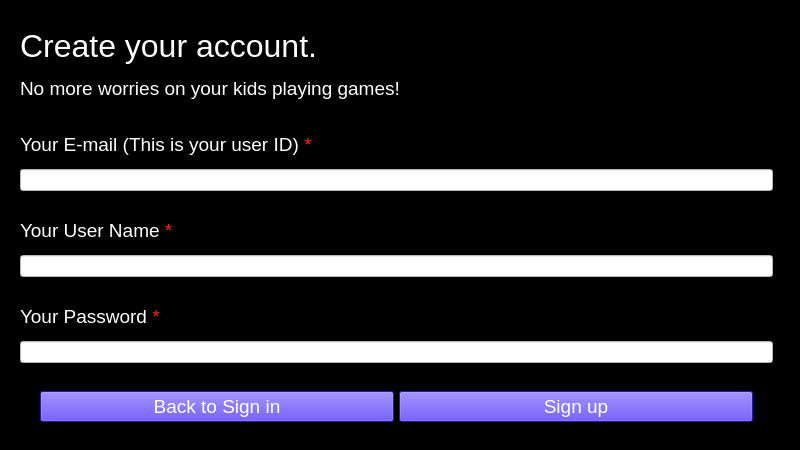
<?xml version="1.0" encoding="UTF-8"?>
<ui version="4.0">
 <class>Signup_Window</class>
 <widget class="QMainWindow" name="Signup_Window">
  <property name="geometry">
   <rect>
    <x>0</x>
    <y>0</y>
    <width>800</width>
    <height>450</height>
   </rect>
  </property>
  <property name="minimumSize">
   <size>
    <width>800</width>
    <height>450</height>
   </size>
  </property>
  <property name="maximumSize">
   <size>
    <width>800</width>
    <height>450</height>
   </size>
  </property>
  <property name="windowTitle">
   <string>FamiOwl Sign Up</string>
  </property>
  <property name="styleSheet">
   <string notr="true">background-color: black;
color: white;</string>
  </property>
  <widget class="QWidget" name="centralwidget">
   <layout class="QHBoxLayout" name="horizontalLayout_2">
    <property name="spacing">
     <number>20</number>
    </property>
    <property name="leftMargin">
     <number>20</number>
    </property>
    <property name="topMargin">
     <number>0</number>
    </property>
    <property name="rightMargin">
     <number>0</number>
    </property>
    <property name="bottomMargin">
     <number>0</number>
    </property>
    <item>
     <layout class="QVBoxLayout" name="signup_info_layout">
      <property name="spacing">
       <number>5</number>
      </property>
      <property name="topMargin">
       <number>20</number>
      </property>
      <property name="bottomMargin">
       <number>20</number>
      </property>
      <item>
       <widget class="QLabel" name="signup_title_label">
        <property name="sizePolicy">
         <sizepolicy hsizetype="Maximum" vsizetype="Maximum">
          <horstretch>0</horstretch>
          <verstretch>0</verstretch>
         </sizepolicy>
        </property>
        <property name="font">
         <font>
          <pointsize>24</pointsize>
         </font>
        </property>
        <property name="styleSheet">
         <string notr="true">color: white;</string>
        </property>
        <property name="text">
         <string>Create your account.</string>
        </property>
       </widget>
      </item>
      <item>
       <widget class="QLabel" name="signup_info_label">
        <property name="sizePolicy">
         <sizepolicy hsizetype="Maximum" vsizetype="Maximum">
          <horstretch>0</horstretch>
          <verstretch>0</verstretch>
         </sizepolicy>
        </property>
        <property name="font">
         <font>
          <pointsize>14</pointsize>
         </font>
        </property>
        <property name="styleSheet">
         <string notr="true">color: white;</string>
        </property>
        <property name="text">
         <string>No more worries on your kids playing games!</string>
        </property>
       </widget>
      </item>
      <item>
       <spacer name="verticalSpacer">
        <property name="orientation">
         <enum>Qt::Vertical</enum>
        </property>
        <property name="sizeType">
         <enum>QSizePolicy::Fixed</enum>
        </property>
        <property name="sizeHint" stdset="0">
         <size>
          <width>20</width>
          <height>20</height>
         </size>
        </property>
       </spacer>
      </item>
      <item>
       <widget class="QLabel" name="signup_email_label">
        <property name="sizePolicy">
         <sizepolicy hsizetype="Maximum" vsizetype="Maximum">
          <horstretch>0</horstretch>
          <verstretch>0</verstretch>
         </sizepolicy>
        </property>
        <property name="font">
         <font>
          <pointsize>14</pointsize>
         </font>
        </property>
        <property name="text">
         <string>&lt;html&gt;&lt;head/&gt;&lt;body&gt;&lt;p&gt;&lt;span style=&quot; color:#ffffff;&quot;&gt;Your E-mail (This is your user ID) &lt;/span&gt;&lt;span style=&quot; color:#ff2600;&quot;&gt;*&lt;/span&gt;&lt;/p&gt;&lt;/body&gt;&lt;/html&gt;</string>
        </property>
       </widget>
      </item>
      <item>
       <widget class="QLineEdit" name="signup_email_line">
        <property name="styleSheet">
         <string notr="true">background-color: white;</string>
        </property>
       </widget>
      </item>
      <item>
       <spacer name="verticalSpacer_2">
        <property name="orientation">
         <enum>Qt::Vertical</enum>
        </property>
        <property name="sizeType">
         <enum>QSizePolicy::Fixed</enum>
        </property>
        <property name="sizeHint" stdset="0">
         <size>
          <width>20</width>
          <height>15</height>
         </size>
        </property>
       </spacer>
      </item>
      <item>
       <widget class="QLabel" name="signup_username_edit">
        <property name="sizePolicy">
         <sizepolicy hsizetype="Maximum" vsizetype="Maximum">
          <horstretch>0</horstretch>
          <verstretch>0</verstretch>
         </sizepolicy>
        </property>
        <property name="font">
         <font>
          <pointsize>14</pointsize>
         </font>
        </property>
        <property name="text">
         <string>&lt;html&gt;&lt;head/&gt;&lt;body&gt;&lt;p&gt;&lt;span style=&quot; color:#ffffff;&quot;&gt;Your User Name &lt;/span&gt;&lt;span style=&quot; color:#ff2600;&quot;&gt;*&lt;/span&gt;&lt;/p&gt;&lt;/body&gt;&lt;/html&gt;</string>
        </property>
       </widget>
      </item>
      <item>
       <widget class="QLineEdit" name="signup_username_line">
        <property name="styleSheet">
         <string notr="true">background-color: white;</string>
        </property>
       </widget>
      </item>
      <item>
       <spacer name="verticalSpacer_3">
        <property name="orientation">
         <enum>Qt::Vertical</enum>
        </property>
        <property name="sizeType">
         <enum>QSizePolicy::Fixed</enum>
        </property>
        <property name="sizeHint" stdset="0">
         <size>
          <width>20</width>
          <height>15</height>
         </size>
        </property>
       </spacer>
      </item>
      <item>
       <widget class="QLabel" name="signup_pwd_label">
        <property name="sizePolicy">
         <sizepolicy hsizetype="Maximum" vsizetype="Maximum">
          <horstretch>0</horstretch>
          <verstretch>0</verstretch>
         </sizepolicy>
        </property>
        <property name="font">
         <font>
          <pointsize>14</pointsize>
         </font>
        </property>
        <property name="text">
         <string>&lt;html&gt;&lt;head/&gt;&lt;body&gt;&lt;p&gt;&lt;span style=&quot; color:#ffffff;&quot;&gt;Your Password &lt;/span&gt;&lt;span style=&quot; color:#ff2600;&quot;&gt;*&lt;/span&gt;&lt;/p&gt;&lt;/body&gt;&lt;/html&gt;</string>
        </property>
       </widget>
      </item>
      <item>
       <widget class="QLineEdit" name="signup_pwd_line">
        <property name="styleSheet">
         <string notr="true">background-color: white;</string>
        </property>
       </widget>
      </item>
      <item>
       <spacer name="verticalSpacer_4">
        <property name="orientation">
         <enum>Qt::Vertical</enum>
        </property>
        <property name="sizeType">
         <enum>QSizePolicy::Fixed</enum>
        </property>
        <property name="sizeHint" stdset="0">
         <size>
          <width>20</width>
          <height>15</height>
         </size>
        </property>
       </spacer>
      </item>
      <item>
       <layout class="QHBoxLayout" name="signup_button_layout">
        <item>
         <spacer name="horizontalSpacer_2">
          <property name="orientation">
           <enum>Qt::Horizontal</enum>
          </property>
          <property name="sizeType">
           <enum>QSizePolicy::Fixed</enum>
          </property>
          <property name="sizeHint" stdset="0">
           <size>
            <width>20</width>
            <height>0</height>
           </size>
          </property>
         </spacer>
        </item>
        <item>
         <widget class="QPushButton" name="signup_back_button">
          <property name="font">
           <font>
            <pointsize>14</pointsize>
           </font>
          </property>
          <property name="styleSheet">
           <string notr="true">background-color: rgb(60, 32, 228);
color:rgb(255, 255, 255)</string>
          </property>
          <property name="text">
           <string>Back to Sign in</string>
          </property>
         </widget>
        </item>
        <item>
         <widget class="QPushButton" name="signup_button">
          <property name="sizePolicy">
           <sizepolicy hsizetype="Minimum" vsizetype="Maximum">
            <horstretch>0</horstretch>
            <verstretch>0</verstretch>
           </sizepolicy>
          </property>
          <property name="font">
           <font>
            <pointsize>14</pointsize>
           </font>
          </property>
          <property name="styleSheet">
           <string notr="true">background-color: rgb(60, 32, 228);
color:rgb(255, 255, 255)</string>
          </property>
          <property name="text">
           <string>Sign up</string>
          </property>
         </widget>
        </item>
        <item>
         <spacer name="horizontalSpacer">
          <property name="orientation">
           <enum>Qt::Horizontal</enum>
          </property>
          <property name="sizeType">
           <enum>QSizePolicy::Fixed</enum>
          </property>
          <property name="sizeHint" stdset="0">
           <size>
            <width>20</width>
            <height>13</height>
           </size>
          </property>
         </spacer>
        </item>
       </layout>
      </item>
     </layout>
    </item>
    <item>
     <widget class="QLabel" name="signup_pic">
      <property name="sizePolicy">
       <sizepolicy hsizetype="Maximum" vsizetype="Maximum">
        <horstretch>0</horstretch>
        <verstretch>0</verstretch>
       </sizepolicy>
      </property>
      <property name="maximumSize">
       <size>
        <width>375</width>
        <height>450</height>
       </size>
      </property>
      <property name="text">
       <string/>
      </property>
      <property name="pixmap">
       <pixmap resource="resource/famiowl_login.qrc">:/signup_pic/Image_4.png</pixmap>
      </property>
      <property name="scaledContents">
       <bool>true</bool>
      </property>
     </widget>
    </item>
   </layout>
  </widget>
 </widget>
 <resources>
  <include location="resource/famiowl_login.qrc"/>
  <include location="../../../../../../../../../../.designer/backup/resource/famiowl_login.qrc"/>
 </resources>
 <connections/>
</ui>
